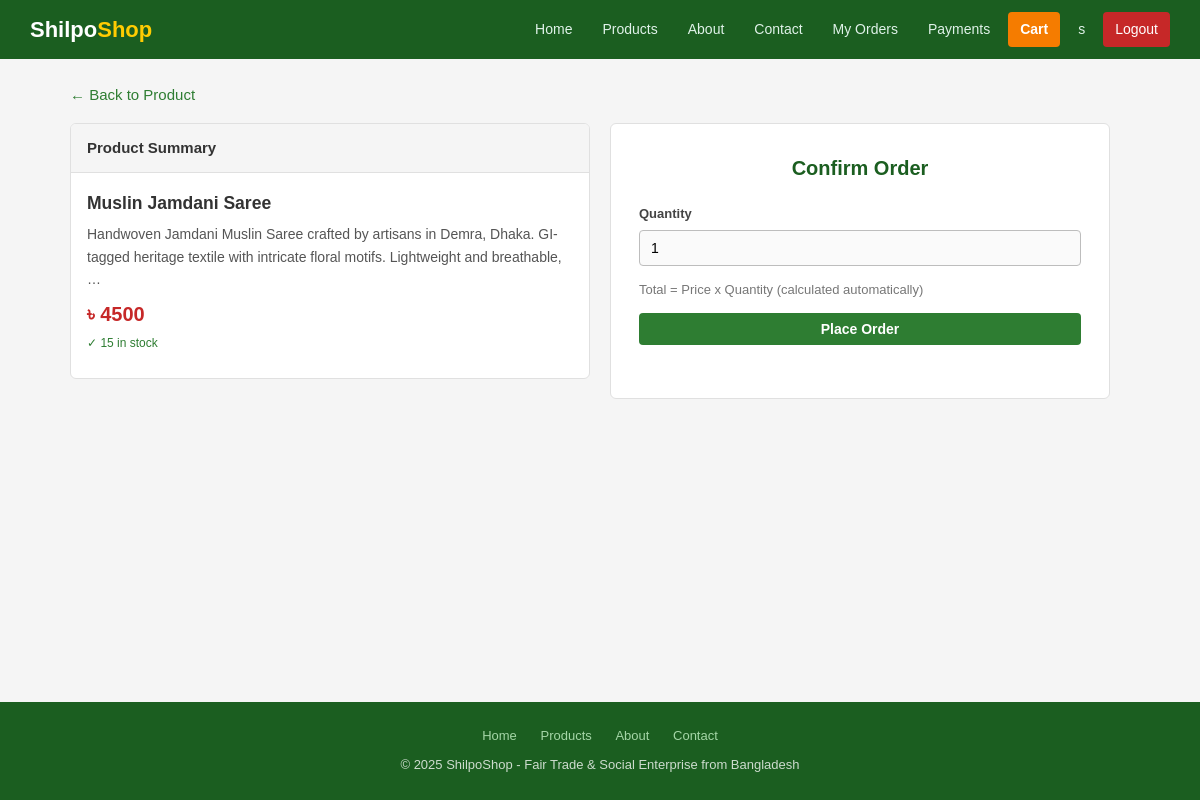
Page /orders/create/1/ (signed in) on the committed database.
### products_app/models.py (models this page shows, shortened)
class Product(models.Model):
    category = models.ForeignKey(
        Category,
        on_delete=models.CASCADE
    )
    product_name = models.CharField(
        max_length=200
    )
    description = models.TextField()
    price = models.IntegerField()
    stock = models.IntegerField(
        default=0
    )
    image = models.ImageField(
        upload_to='products/',
        blank=True,
        null=True
    )

### orders_app/views.py (the view)
@login_required
def create_order(request, product_id):
    product = get_object_or_404(Product, id=product_id)
    if request.method == 'POST':
        form = OrderForm(request.POST)
        if form.is_valid():
            order = form.save(commit=False)
            order.user = request.user
            order.product = product
            order.save()
            messages.success(request, f'Order placed for "{product.product_name}"!')
            return redirect('order_list')
    else:
        form = OrderForm()
    return render(request, 'orders_app/create_order.html', {
        'form': form,
        'product': product
    })

### orders_app/forms.py
class OrderForm(forms.ModelForm):
    class Meta:
        model = Order
        fields = [
            'quantity'
        ]

### templates/orders_app/create_order.html (shortened to what this page needs)
{% extends 'base.html' %}
{% block content %}
<p style="margin-bottom:16px;">
    <a href="{% url 'product_detail' product.id %}">&larr; Back to Product</a>
</p>
<div class="two-col">
    <div class="white-box">
        <div class="white-box-header">Product Summary</div>
        <div class="white-box-body">
            <h3 style="margin-bottom:6px;">{{ product.product_name }}</h3>
            <p style="font-size:14px; color:#555; margin-bottom:8px;">{{ product.description|truncatewords:20 }}</p>
            <p style="font-size:20px; font-weight:bold; color:#c62828;">&#2547; {{ product.price }}</p>
            <p class="in-stock" style="margin-top:4px;">&#10003; {{ product.stock }} in stock</p>
        </div>
    </div>
    <div class="form-container" style="margin:0;">
        <h2>Confirm Order</h2>
        <form method="POST" novalidate>
            {% for field in form %}
            <div class="field-row">
                <label>{{ field.label }}</label>
                {{ field }}
            </div>
            {% endfor %}
            <p style="font-size:13px; color:#777; margin-bottom:12px;">
                Total = Price x Quantity (calculated automatically)
            </p>
            <button type="submit" class="btn btn-green btn-block">Place Order</button>
        </form>
    </div>
</div>
{% endblock %}

### templates/base.html (shortened to what this page needs)
{% load static %}
<!DOCTYPE html>
<html lang="en">
<head>
    <link rel="stylesheet" href="{% static 'style.css' %}">
</head>
<body>
<nav class="navbar">
    <div class="navbar-logo">
        <a href="{% url 'home' %}">Shilpo<span>Shop</span></a>
    </div>
    <div class="navbar-links">
        <a href="{% url 'home' %}">Home</a>
        <a href="{% url 'product_list' %}">Products</a>
        <a href="{% url 'about' %}">About</a>
        <a href="{% url 'contact' %}">Contact</a>
        {% if user.is_authenticated %}
            <a href="{% url 'order_list' %}">My Orders</a>
            <a href="{% url 'payment_list' %}">Payments</a>
            <a href="{% url 'cart_view' %}" class="btn-cart">Cart</a>
            <a href="{% url 'profile' %}">{{ user.username }}</a>
            <a href="{% url 'logout' %}" class="btn-logout">Logout</a>
        {% else %}
            <a href="{% url 'login' %}">Login</a>
            <a href="{% url 'register' %}" class="btn-register">Register</a>
        {% endif %}
    </div>
</nav>
<div class="main-content">
    {% block content %}{% endblock %}
</div>
<footer>
    <div class="footer-links">
        <a href="{% url 'home' %}">Home</a>
        <a href="{% url 'product_list' %}">Products</a>
        <a href="{% url 'about' %}">About</a>
        <a href="{% url 'contact' %}">Contact</a>
    </div>
    <p>&copy; 2025 ShilpoShop - Fair Trade & Social Enterprise from Bangladesh</p>
</footer>
</body>
</html>

### static/style.css (style rules this page uses)
* { margin: 0; padding: 0; box-sizing: border-box; }
body { font-family: Arial, sans-serif; background-color: #f5f5f5; color: #333; font-size: 15px; line-height: 1.6; min-height: 100vh; display: flex; flex-direction: column; }
a { color: #2e7d32; text-decoration: none; }
.navbar { background-color: #1b5e20; padding: 12px 30px; display: flex; justify-content: space-between; align-items: center; position: sticky; top: 0; z-index: 100; }
.navbar-logo a { font-size: 22px; font-weight: bold; color: #fff; text-decoration: none; }
.navbar-logo span { color: #ffcc02; }
.navbar-links { display: flex; gap: 6px; align-items: center; flex-wrap: wrap; }
.navbar-links a { color: #e0f2e9; padding: 6px 12px; border-radius: 4px; font-size: 14px; text-decoration: none; }
.btn-cart { background-color: #f57c00; color: #fff !important; border-radius: 4px; padding: 6px 14px; font-weight: bold; }
.btn-logout { background-color: #c62828; color: #fff !important; border-radius: 4px; padding: 6px 12px; }
.main-content { flex: 1; max-width: 1100px; margin: 0 auto; padding: 24px 20px; width: 100%; }
.btn { display: inline-block; padding: 8px 16px; border-radius: 4px; font-size: 14px; font-weight: bold; border: none; cursor: pointer; text-decoration: none !important; text-align: center; transition: opacity 0.15s; }
.btn-green { background-color: #2e7d32; color: #fff !important; }
.btn-block { display: block; width: 100%; }
.in-stock { color: #2e7d32; font-size: 12px; margin-bottom: 8px; }
.white-box { background: #fff; border: 1px solid #e0e0e0; border-radius: 6px; overflow: hidden; margin-bottom: 20px; }
.white-box-header { background-color: #f5f5f5; border-bottom: 1px solid #e0e0e0; padding: 12px 16px; font-weight: bold; font-size: 15px; }
.white-box-body { padding: 16px; }
.two-col { display: grid; grid-template-columns: 1fr 1fr; gap: 20px; }
.form-container { background: #fff; border: 1px solid #e0e0e0; border-radius: 6px; padding: 28px; max-width: 500px; margin: 24px auto; }
.form-container h2 { font-size: 20px; color: #1b5e20; margin-bottom: 20px; text-align: center; }
.field-row { margin-bottom: 14px; }
.field-row label { display: block; font-size: 13px; font-weight: bold; color: #444; margin-bottom: 5px; }
input[type="text"], input[type="password"], input[type="email"], input[type="number"], input[type="file"], select, textarea { width: 100%; padding: 9px 11px; border: 1px solid #bdbdbd; border-radius: 4px; font-size: 14px; font-family: Arial, sans-serif; background: #fafafa; box-sizing: border-box; }
.form-container p, .form-box p { margin-bottom: 14px; }
footer { background-color: #1b5e20; color: rgba(255,255,255,0.78); padding: 24px 30px; text-align: center; font-size: 13px; margin-top: auto; }
footer a { color: #a5d6a7; }
.footer-links { margin-bottom: 8px; }
.footer-links a { margin: 0 10px; }

### rows in the picture
Product: product_name "Muslin Jamdani Saree", description "Handwoven Jamdani Muslin Saree crafted by artisans in Demra, Dhaka. GI-tagged heritage textile with intricate floral motifs. Lightweight and breathable, …", price "4500", stock "15"

### other values in the picture
{{ user.username }} "s"
{{ field.label }} "Quantity"
